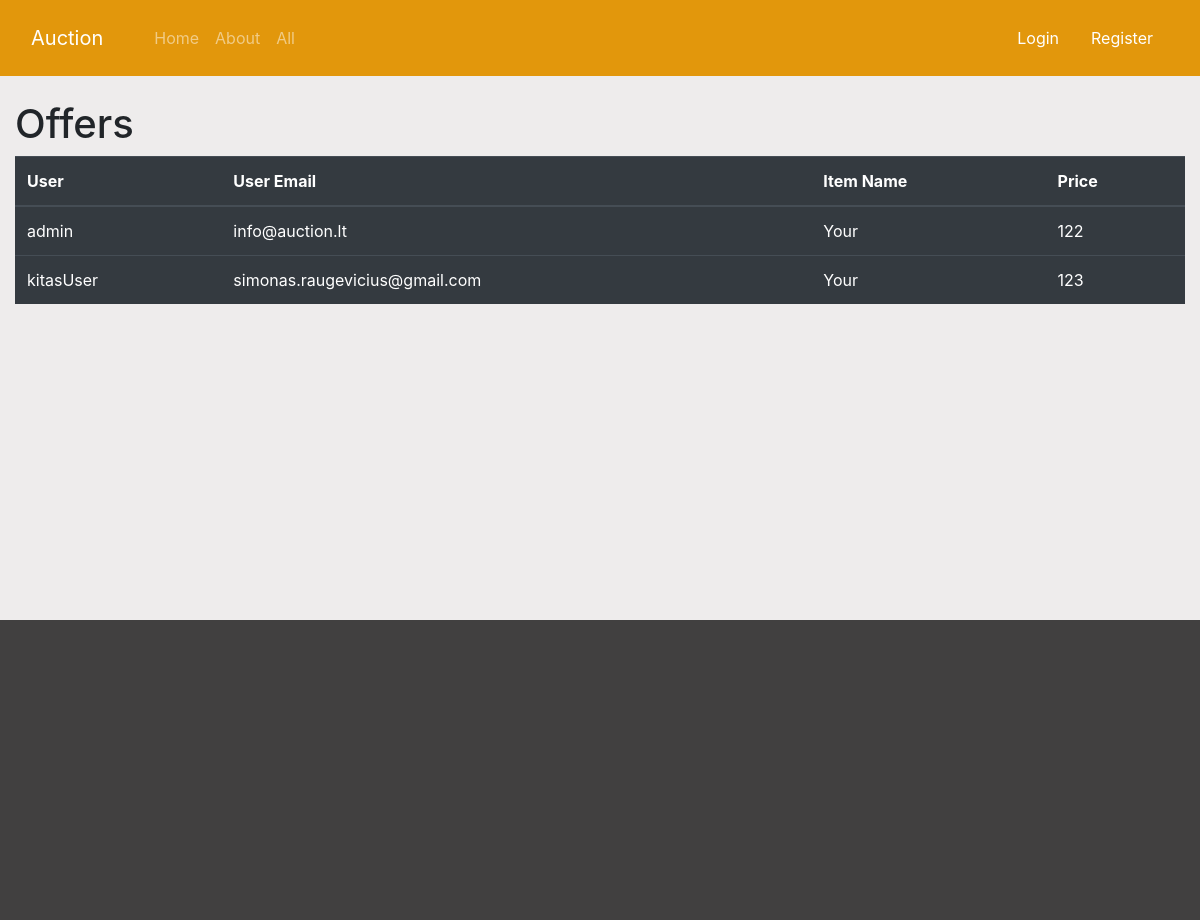
The app's page /offers/49 with its own data.
### app/offer.py (models this page shows)
class Offer(db.Model):
    id = db.Column(db.Integer, primary_key=True)
    item_id = db.Column(db.Integer, db.ForeignKey('item.id'), nullable=False)
    user_id = db.Column(db.Integer, db.ForeignKey('user.id'), nullable=False)
    price = db.Column(db.Integer, nullable=False)

### app/user.py (models this page shows)
class User(db.Model, UserMixin):
    id = db.Column(db.Integer, primary_key=True)
    username = db.Column(db.String(20), unique=True, nullable=False)
    email = db.Column(db.String(80), unique=True, nullable=False)
    password = db.Column(db.String(80), nullable=False)
    items = db.relationship('Item', backref='owner', lazy=True)
    offer = db.relationship('Offer', backref='usr_offer', lazy=True)

### app/item.py (models this page shows)
class Item(db.Model):
    id = db.Column(db.Integer, primary_key=True)
    name = db.Column(db.String(80), nullable=False)
    category = db.Column(db.String(80), nullable=False)
    description = db.Column(db.String(80), nullable=False)
    country = db.Column(db.String(80), nullable=False)
    min_price = db.Column(db.Integer, nullable=False)
    offer = db.relationship('Offer', backref='offer', lazy=True)
    auction_image = db.Column(db.String(256), nullable=False)
    end_day = db.Column(db.DateTime, nullable=False)
    time = db.Column(db.Integer, nullable=False)
    views = db.Column(db.Integer, nullable=False, default=0)
    user_id = db.Column(db.Integer, db.ForeignKey('user.id'), nullable=False)

### app/controllers/item.py (the view)
@App.route('/offers/<int:item_id>', methods=['GET'])
def offers(item_id):
    offers = (db.session.query(Offer).join(User).join(Item, Item.id == Offer.item_id)).filter_by(id=item_id).all()
    return render_template('offers.html', title="Offers", offers=offers)

### app/templates/offers.html
{% extends 'layout.html' %}
{% block content %}
    <h1>{{title}}</h1>
    <table class="table table-dark">
        <thead>
          <tr>
            <th scope="col">User</th>
            <th scope="col">User Email</th>
            <th scope="col">Item Name</th>
            <th scope="col">Price</th>
          </tr>
        </thead>
        <tbody>
        {% for ofr in offers %}
          <tr>
            <td>{{ofr.usr_offer.username}}</td>
            <td>{{ofr.usr_offer.email}}</td>
            <td><a class="text-white" href={{url_for('item', item_id=ofr.offer.id)}}>{{ofr.offer.name.capitalize()}}</a></td>
            <td>{{ofr.price}}</td>
          </tr>
          {% endfor %}
        </tbody>
      </table>
{% endblock content%}

### app/static/main.css (style rules this page uses)
body { background-color: rgb(238, 236, 236); }

### records on screen
Offer: usr_offer.username "admin", usr_offer.email "info@auction.lt", offer.name "Your", price "122"
Offer: usr_offer.username "kitasUser", usr_offer.email "simonas.raugevicius@gmail.com", offer.name "Your", price "123"

### other values on screen
{{ title }} "Offers"
